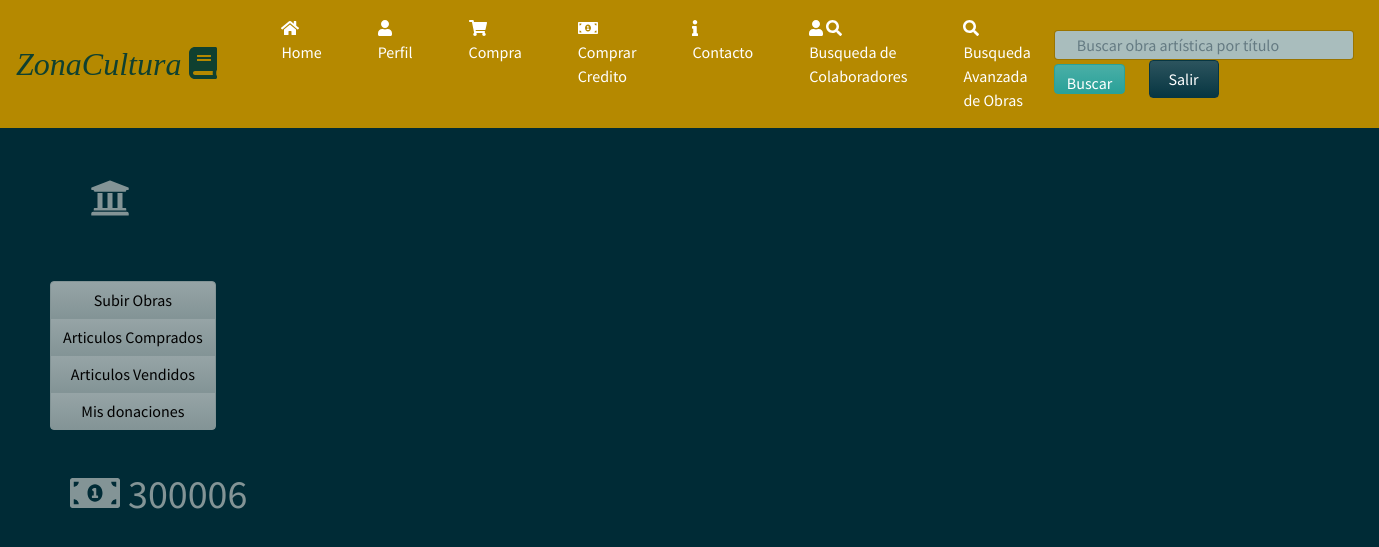
The page /Perfil (signed in) on the database as committed earlier.
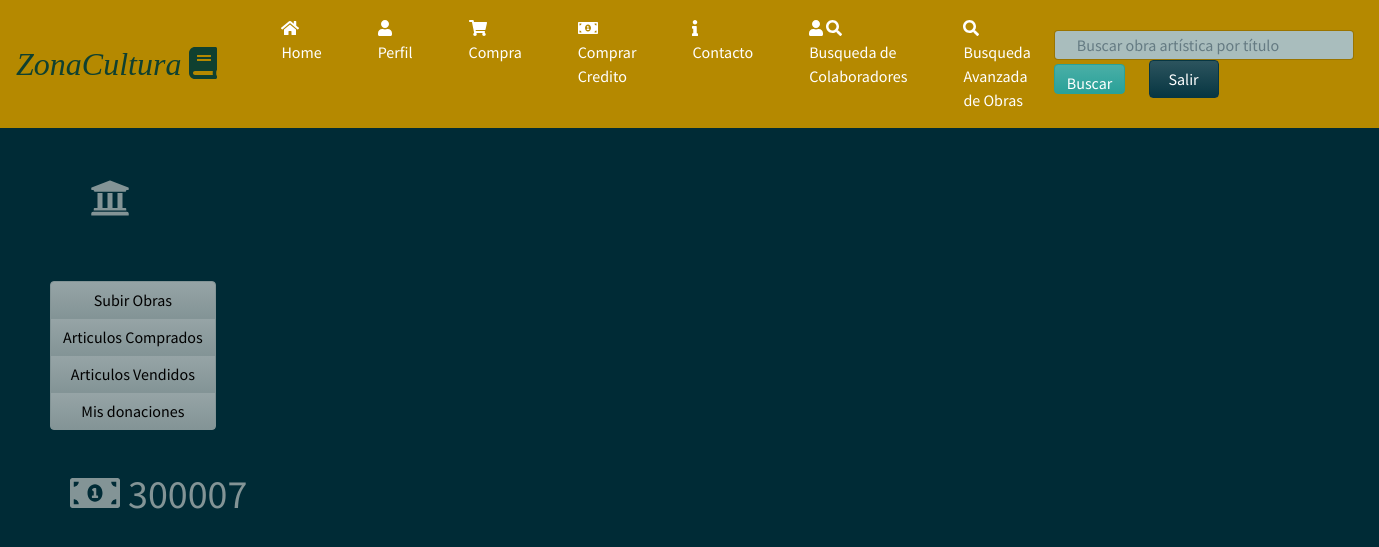
The same page on the database as committed later.
### homePage/models.py (models this page shows, shortened)
class infousuario(models.Model):
	balance= models.IntegerField(default=0)
	user= models.OneToOneField (User,on_delete=models.CASCADE)
	aficiones= models.ForeignKey(competencias,on_delete=models.CASCADE,null=True)
	es_CreadorDeContenido= models.BooleanField(default=False)
	profile_img=models.ImageField(upload_to='images/profile/',default='images/profile/perfilb.jpg',null=False,blank=False)
	es_Nada= models.BooleanField(default=False)

### homePage/views.py (the view)
# urls.py: url(r'^Perfil$',views.perfil_view,name='perfil'),
@login_required(login_url='/')
def perfil_view(request):
	user=infousuario.objects.get(user=request.user)
	if request.GET.get('Salir'):
		logout(request)
		return redirect('/')
	if(user.es_CreadorDeContenido==True):
		return render(request, 'PerfilCreadorDeContenidoPropio.html',{'user':user})
	if(user.es_CreadorDeContenido==False):
		return render(request, 'PerfilPropio.html',{'user':user})

### homePage/templates/PerfilCreadorDeContenidoPropio.html (shortened to what this page needs)
{% load staticfiles %}
<!DOCTYPE html>
<html>
<head>
	<link rel="stylesheet" type="text/css" href="{% static 'css/bootstrap1.min.css' %}">
	<link rel="stylesheet" href="https://use.fontawesome.com/releases/v5.0.8/css/solid.css">
    <link rel="stylesheet" href="static/css/paginahome.css">
</head>
<body>
	<nav class="navbar navbar-expand-lg navbar-dark bg-primary">
  		<a class="navbar-brand"><em><font size="6" color="#0F4030" face="Trebuchet MS">ZonaCultura  <i class="fas fa-book"></i></font></em></a>
  	<div class="collapse navbar-collapse" id="navbarColor01">
    	<ul class="navbar-nav mr-auto">
      		<li class="nav-item active">
        		<a class="nav-link" href="/HomePage"><i class="fas fa-home"></i> Home<span class="sr-only">(current)</span></a>
      		</li>
      		<li class="nav-item active">
        		<a class="nav-link" href="Perfil"><i class="fas fa-user"></i> Perfil</a>
      		</li>
      		<li class="nav-item active">
        		<a class="nav-link" href="CarritoVista"><i class="fas fa-shopping-cart"></i> Compra</a>
      		</li>
          <li class="nav-item active">
            <a class="nav-link" href="CompraCredito"><i class="fas fa-money-bill-alt"></i> Comprar Credito</a>
          </li>
          <li class="nav-item active">
            <a class="nav-link" href=""><i class="fas fa-info"></i>  Contacto</a>
          </li>
					<li class="nav-item active">
						<a class="nav-link" href=""><i class="fas fa-user" ></i> <i class="fas fa-search"></i> Busqueda de Colaboradores</a>
          </li>
					<li class="nav-item active">
            <a class="nav-link" href="BusquedaEspecifica"><i class="fas fa-search"></i> Busqueda Avanzada de Obras</a>
          </li>
    	</ul>
    	<form class="form-inline my-2 my-lg-2">
    		<div class="col-12">
      			<input class="form-control mr-sm-0" type="text" placeholder="Buscar obra artística por título" id="input-search">
      			<button class="btn btn-success" type="submit" id="Buscar">Buscar</button>
      			<button class="btn btn-dark my-5 my-sm-0" type="submit" name="Salir" value="Salir" id="Salir">Salir</a></button>
      		</div>
    	</form>
  	</div>
  </nav>
  <div>
    <div class="row">
      <div class="col col-3">
          <h1><i class="fas fa-university" id="lll"></i></h1>
          <div class="btn-group-vertical" data-toggle="buttons">
            <button type="button" class="btn btn-secondary"><a href="SubirObra">Subir Obras</a></button>
            <button type="button" class="btn btn-secondary"><a href="VistaComprados">Articulos Comprados</a></button>
            <button type="button" class="btn btn-secondary"><a href="VistaCompradores">Articulos Vendidos</a></button>
            <button type="button" class="btn btn-secondary"><a href="VistaDonantes">Mis donaciones</a></button>
          </div>
          <form class="site-form" method="post">
            <h1 id="Credito"><i class="fas fa-money-bill-alt"></i>  {{user.balance}}</h1>
          </form>
      </div>
      <div class="col col-6">
      </div>
      <div class="col col-3"></div>
    </div>
  </div>
</body>
</html>

### homePage/static/css/paginahome.css (style rules this page uses)
#input-search { width: 300px; height: 30px; text-indent: 10px; }
#Salir { width: 70px; margin-left: 20px; margin-right: 0 auto; background-color: #F59251; }
#Buscar { height: 30px; }
.btn-group-vertical { margin-top: 0px; padding-top: 50px; margin-left: 50px; }
#lll { margin-top: 50px; margin-left: 90px; margin-bottom: 0px; }
.nav-link { margin-left: 40px; }
.btn a { color: black; }
#Credito { margin-left: 70px; margin-top: 40px; }

Rows that differ between the two databases and show on the page:
changed infousuario: balance "300006" → "300007"
